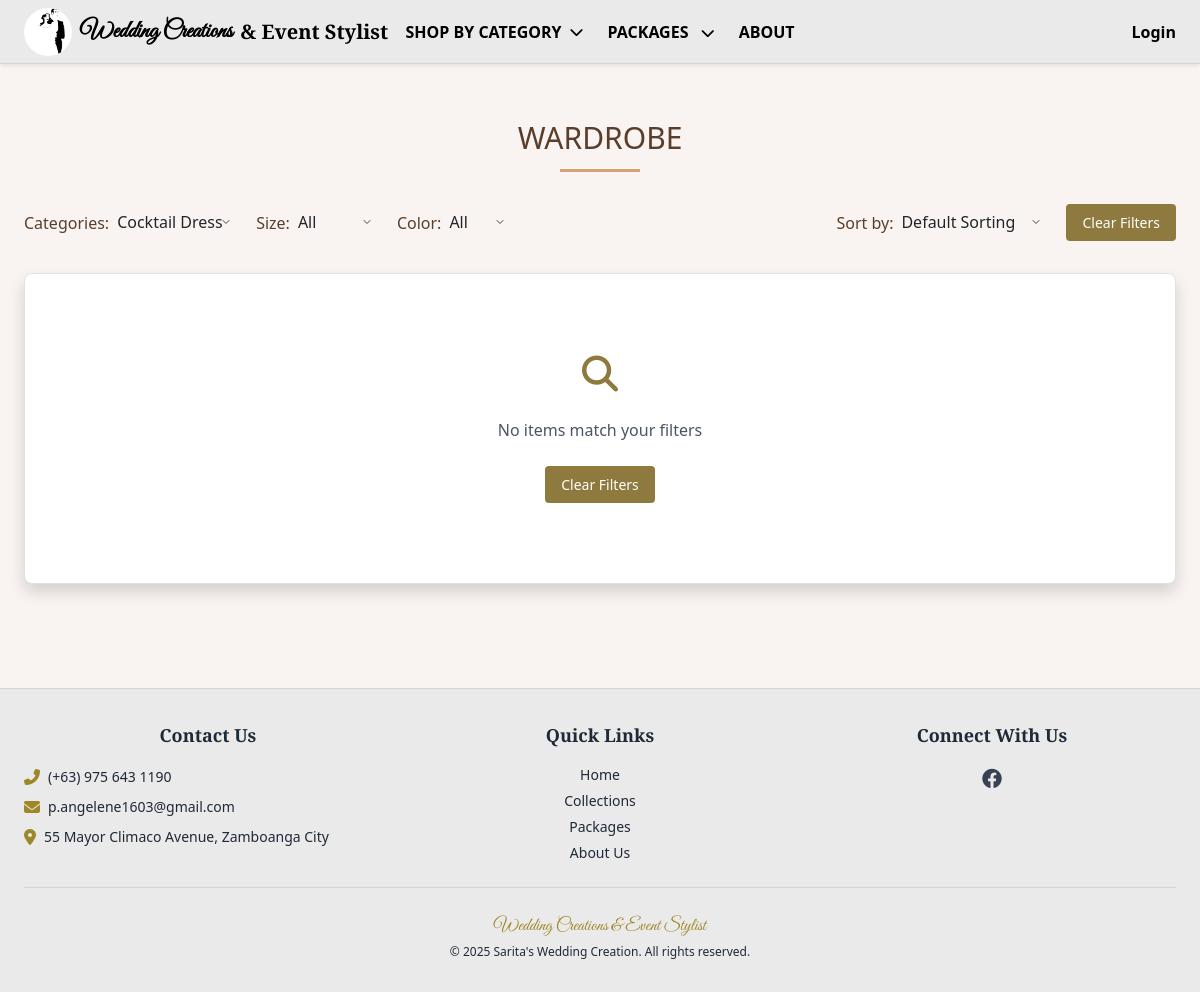
The page /wardrobe/?category=6 on the database as committed earlier.
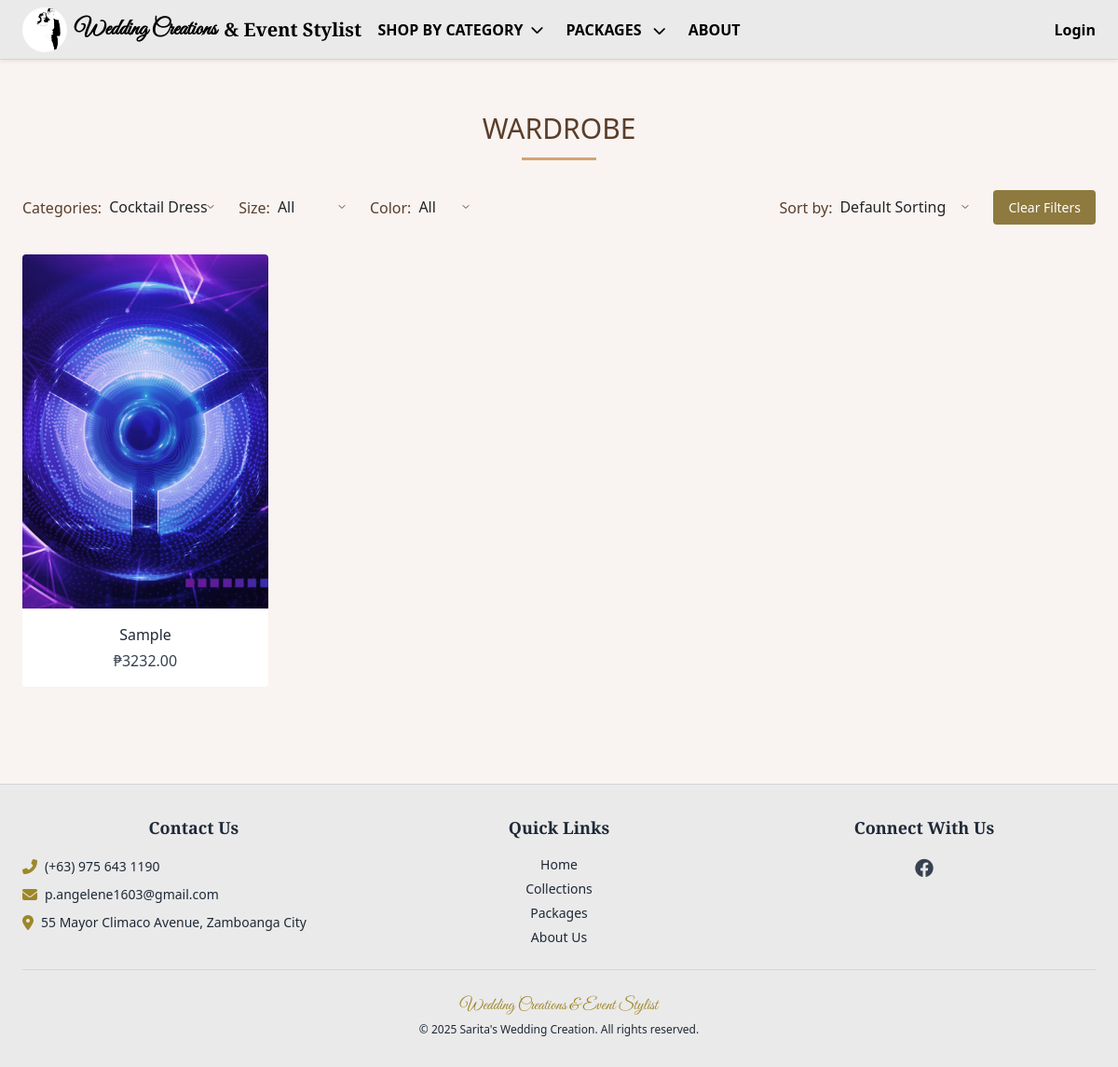
The same page on the database as committed later.
### saritasapp/models.py (models this page shows, shortened)
class Inventory(models.Model):
    name = models.CharField(max_length=255)
    branch = models.ForeignKey(Branch, on_delete=models.CASCADE, related_name="inventory_items")
    category = models.ForeignKey(Category, on_delete=models.CASCADE, related_name="items")
    item_type = models.ForeignKey(ItemType, on_delete=models.SET_NULL, null=True, blank=True)
    color = models.ForeignKey(Color, null=True, blank=True, on_delete=models.SET_NULL, related_name="inventory_items")
    size = models.ForeignKey(Size, null=True, blank=True, on_delete=models.SET_NULL, related_name="inventory_items")
    quantity = models.IntegerField(default=0)
    rental_price = models.DecimalField(max_digits=10, decimal_places=2)
    reservation_price = models.DecimalField(max_digits=10, decimal_places=2, null=True, blank=True)
    deposit_price = models.DecimalField(max_digits=10, decimal_places=2, null=True, blank=True)
    purchase_price = models.DecimalField(max_digits=10, decimal_places=2, null=True, blank=True)
    available = models.BooleanField(default=True)
    image = models.ImageField(upload_to="inventory/", null=True, blank=True)
    created_at = models.DateTimeField(auto_now_add=True)
    updated_at = models.DateTimeField(auto_now=True)
    class Meta:
        verbose_name_plural = "Inventory"
        ordering = ['-created_at']

### customerapp/views.py (the view)
# urls.py: path('wardrobe/', views.wardrobe_view, name='wardrobe'),
def wardrobe_view(request):
    inventory_items = Inventory.objects.filter(available=True)
    selected_category = request.GET.get('category')
    selected_color = request.GET.get('color')
    selected_size = request.GET.get('size')
    sort = request.GET.get('sort')
    if selected_category:
        inventory_items = inventory_items.filter(category__id=selected_category)
    if selected_color:
        inventory_items = inventory_items.filter(color__id=selected_color)
    if selected_size:
        inventory_items = inventory_items.filter(size__id=selected_size)
    if sort == "name_asc":
        inventory_items = inventory_items.order_by("name")
    elif sort == "name_desc":
        inventory_items = inventory_items.order_by("-name")
    elif sort == "price_asc":
        inventory_items = inventory_items.order_by("purchase_price")
    elif sort == "price_desc":
        inventory_items = inventory_items.order_by("-purchase_price")
    context = {
        'inventory_items': inventory_items,
        'categories': Category.objects.all(),
        'colors': Color.objects.all(),
        'sizes': Size.objects.all(),
        'selected_category': selected_category,
        'selected_color': selected_color,
        'selected_size': selected_size,
        'sort': sort
    }
    return render(request, 'customerapp/wardrobe.html', context)

### customerapp/context_processors.py (called while the page is built, shortened)
def notifications(request):
    return {'unread_count': 0}

def categories_processor(request):
    return {
        'categories': Category.objects.all()
    }

### saritasapp/context_processors.py (called while the page is built)
def notifications(request):
    if request.user.is_authenticated:
        return {
            'unread_count': Notification.objects.filter(user=request.user, is_read=False).count()
        }
    return {}

### customerapp/templates/customerapp/wardrobe.html (shortened to what this page needs)
{% extends "customerapp/base.html" %}
{% load static %}
{% block content %}
<div class="max-w-7xl mx-auto px-4 py-10">
    <h2 class="fade-in-up text-3xl text-center text-[#5a3e2b] pb-3 mb-8 relative after:absolute after:bottom-0 after:left-1/2 after:transform after:-translate-x-1/2 after:w-20 after:h-[3px] after:bg-[#d4a373] fade-up">
       WARDROBE
    </h2>
    <form id="filter-form" method="get" class="flex flex-wrap items-center justify-between gap-4 mb-8 fade-in-up">
        <div class="flex gap-6 flex-wrap items-center">
            <div class="flex items-center">
                <label for="category" class="mr-2">Categories:</label>
                <select name="category" id="category" onchange="this.form.submit()">
                    {% for category in categories %}
                        <option value="{{ category.id }}" {% if request.GET.category == category.id|stringformat:"s" %}selected{% endif %}>{{ category.name }}</option>
                    {% endfor %}
                </select>
            </div>
            <div class="flex items-center">
                <label for="size" class="mr-2">Size:</label>
                <select name="size" id="size" onchange="this.form.submit()">
                    <option value="">All</option>
                </select>
            </div>
            <div class="flex items-center">
                <label for="color" class="mr-2">Color:</label>
                <select name="color" id="color" onchange="this.form.submit()">
                    <option value="">All</option>
                </select>
            </div>
        </div>
        <div class="flex items-center gap-4">
            <div class="flex items-center">
                <label for="sort" class="mr-2">Sort by:</label>
                <select name="sort" id="sort" onchange="this.form.submit()">
                    <option value="">Default Sorting</option>
                </select>
            </div>
            <button type="button" onclick="clearFilters()" class="filter-btn">
                Clear Filters
            </button>
        </div>
    </form>
    <div class="grid grid-cols-2 md:grid-cols-3 lg:grid-cols-4 gap-8 fade-in-up">
        {% if inventory_items %}
            {% for item in inventory_items %}
            <a href="{% url 'customerapp:item_detail' item.id %}" class="group block bg-white rounded overflow-hidden product-card hover:shadow-lg transition-all">
                <div class="h-[380px] w-full overflow-hidden">
                    {% if item.image %}
                        <img src="{{ item.image.url }}" alt="{{ item.name }}" class="w-full h-full object-cover">
                    {% else %}
                        <img src="{% static 'image/default-placeholder.png' %}" alt="No image" class="w-full h-full object-cover">
                    {% endif %}
                </div>
                <div class="p-3 text-center">
                    <h3 class="text-gray-800 font-medium text-base truncate">{{ item.name }}</h3>
                    <p class="text-gray-700 mt-1"> ₱{{ item.rental_price }}</p>
                </div>
            </a>
            {% endfor %}
        {% else %}
        <div class="col-span-full text-center py-20 bg-white rounded-lg shadow border">
            <i class="fas fa-search text-4xl text-[#8E793E] mb-4"></i>
            <p class="text-gray-600 mb-4">No items match your filters</p>
            <button onclick="clearFilters()" class="filter-btn">Clear Filters</button>
        </div>
        {% endif %}
    </div>
</div>
{% endblock %}

Rows that differ between the two databases and show on the page:
added Inventory: image (picture), name "Sample", rental_price "3232.00"
Other text that changed with them:
text no longer shown: "No items match your filters Clear Filters"
